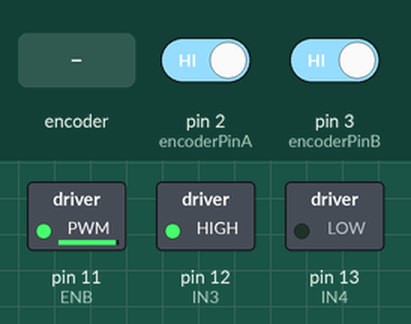
Recording of a sketch running on a simulated Arduino Uno, built with avr-gcc and run on an emulated ATmega328P. Shown: switched loads named in the sketch (green lamp = pin HIGH). The inputs (shaded band) are chosen by the test bench; at power-on: pin 2 (encoderPinA) HIGH, pin 3 (encoderPinB) HIGH. What the sketch prints to the serial monitor is not drawn.

Above: at 1.2 s.
1.3 s: rotary encoder on pin 2 (encoderPinA) / pin 3 (encoderPinB) turned 1 step (first pin leading)
Timing chart, 0 to 4.3 s (numbered marks = the images above; inputs shaded):
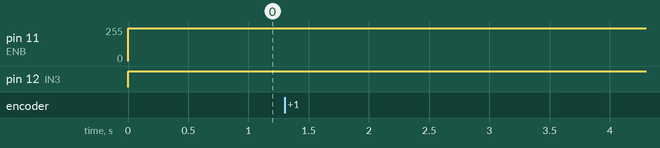

Measured:
- after the input at 1.3 s, every drawn part: stays the same

The sketch:

SE_DM185_PID_Control.ino
```cpp
#include <AutoPID.h>

// dc motor driver pin
#define ENB 11
#define IN3 12
#define IN4 13

//pid settings and gains
#define PWM_MIN 500
#define PWM_MAX 500
#define KP 10.
#define KI 0.02
#define KD 0.1

// pid val
double Pos, setPos, PWM;

//encoder
const int encoderPinA = 2;    //A pin -> the interrupt pin 0
const int encoderPinB = 3;    //B pin -> the interrupt pin 1
double encoderPos = 0;

AutoPID PID(&Pos, &setPos, &PWM, PWM_MIN, PWM_MAX, KP, KI, KD);

void doEncoderA(){  encoderPos += (digitalRead(encoderPinA)==digitalRead(encoderPinB))?1:-1;}
void doEncoderB(){  encoderPos += (digitalRead(encoderPinA)==digitalRead(encoderPinB))?-1:1;}

const float ratio = 360./30./52.; // (각도/감속비/1회전당펄스수)

void setup()
{
  // 핀설정 및 초기화
  EncoderInit();
  MotorDriverInit();

  // PID 설정
  // 에러값이 200이상일때 min or max
  PID.setBangBang(200);
  // 10ms 마다 업데이트
  PID.setTimeStep(10);

  Serial.begin(57600);

  setPos = 300;

}

void loop()
{
  Pos = (double)(encoderPos*ratio);
  PID.run();

  doMotor(PWM)  ;

  Serial.print("Pos : ");
  Serial.print(Pos);
  Serial.print("  setPos : ");
  Serial.print(setPos);
  Serial.print("  PWM : ");
  Serial.println(PWM);

  delay(1);
}

void EncoderInit()
{
  pinMode(encoderPinA, INPUT_PULLUP);
  pinMode(encoderPinB, INPUT_PULLUP);
  attachInterrupt(0, doEncoderA, CHANGE);
  attachInterrupt(1, doEncoderB, CHANGE);
}

void MotorDriverInit()
{
  pinMode(ENB, OUTPUT);
  pinMode(IN3, OUTPUT);
  pinMode(IN4, OUTPUT);
}

void doMotor(double pwm)
{
  if(pwm <= 0)
  {
   digitalWrite(IN3, LOW);
   digitalWrite(IN4, HIGH);
  }
  else
  {
   digitalWrite(IN3, HIGH);
   digitalWrite(IN4, LOW);
  }

  analogWrite(ENB,pwm);
}
```
